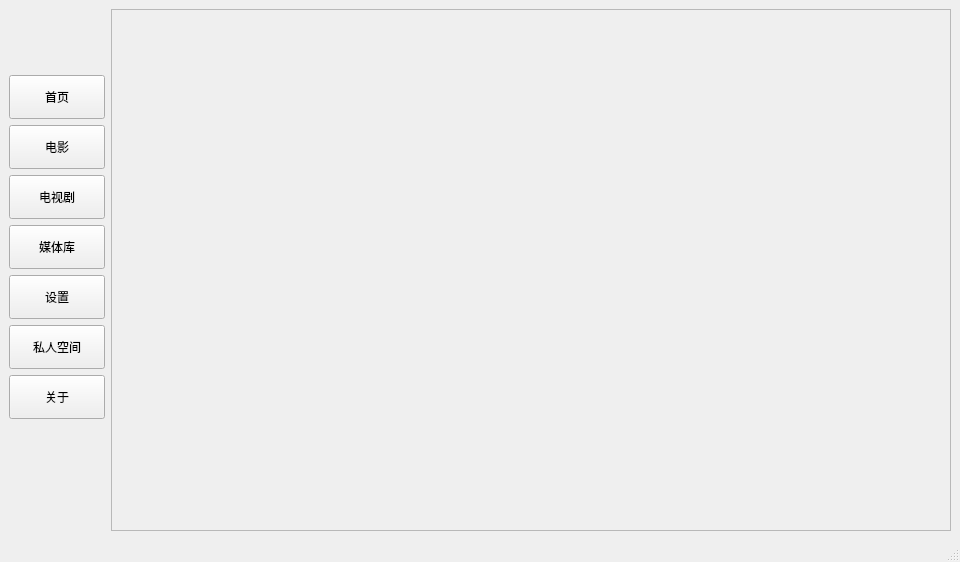
<?xml version="1.0" encoding="UTF-8"?>
<ui version="4.0">
 <class>MainWindow</class>
 <widget class="QMainWindow" name="MainWindow">
  <property name="geometry">
   <rect>
    <x>0</x>
    <y>0</y>
    <width>960</width>
    <height>562</height>
   </rect>
  </property>
  <property name="windowTitle">
   <string>影视收藏工具箱</string>
  </property>
  <property name="windowIcon">
   <iconset>
    <normaloff>C:/Users/Sugar/Desktop/电影视频.png</normaloff>C:/Users/Sugar/Desktop/电影视频.png</iconset>
  </property>
  <property name="styleSheet">
   <string notr="true">MainWindow{
    
	background-color: rgb(12, 12, 12);
}</string>
  </property>
  <widget class="QWidget" name="centralwidget">
   <property name="minimumSize">
    <size>
     <width>960</width>
     <height>540</height>
    </size>
   </property>
   <layout class="QGridLayout" name="gridLayout">
    <item row="5" column="0" alignment="Qt::AlignLeft">
     <widget class="QPushButton" name="settingsButton">
      <property name="minimumSize">
       <size>
        <width>96</width>
        <height>44</height>
       </size>
      </property>
      <property name="maximumSize">
       <size>
        <width>96</width>
        <height>44</height>
       </size>
      </property>
      <property name="text">
       <string>设置</string>
      </property>
      <property name="icon">
       <iconset>
        <normaloff>C:/Users/Sugar/Desktop/设 置 (1).png</normaloff>C:/Users/Sugar/Desktop/设 置 (1).png</iconset>
      </property>
     </widget>
    </item>
    <item row="1" column="0" alignment="Qt::AlignLeft">
     <widget class="QPushButton" name="homeButton">
      <property name="enabled">
       <bool>true</bool>
      </property>
      <property name="minimumSize">
       <size>
        <width>96</width>
        <height>44</height>
       </size>
      </property>
      <property name="maximumSize">
       <size>
        <width>96</width>
        <height>44</height>
       </size>
      </property>
      <property name="styleSheet">
       <string notr="true"/>
      </property>
      <property name="text">
       <string>首页</string>
      </property>
      <property name="icon">
       <iconset>
        <normaloff>C:/Users/Sugar/Desktop/首页 (1).png</normaloff>C:/Users/Sugar/Desktop/首页 (1).png</iconset>
      </property>
      <property name="autoDefault">
       <bool>false</bool>
      </property>
      <property name="default">
       <bool>false</bool>
      </property>
      <property name="flat">
       <bool>false</bool>
      </property>
     </widget>
    </item>
    <item row="0" column="0">
     <widget class="QLabel" name="label_2">
      <property name="minimumSize">
       <size>
        <width>60</width>
        <height>60</height>
       </size>
      </property>
      <property name="maximumSize">
       <size>
        <width>80</width>
        <height>80</height>
       </size>
      </property>
      <property name="text">
       <string/>
      </property>
      <property name="pixmap">
       <pixmap>ResourceFiles/images/u=1592900172,1428334957&amp;fm=26&amp;gp=0.jpg</pixmap>
      </property>
     </widget>
    </item>
    <item row="6" column="0" alignment="Qt::AlignLeft">
     <widget class="QPushButton" name="privateButton">
      <property name="minimumSize">
       <size>
        <width>96</width>
        <height>44</height>
       </size>
      </property>
      <property name="maximumSize">
       <size>
        <width>96</width>
        <height>44</height>
       </size>
      </property>
      <property name="text">
       <string>私人空间</string>
      </property>
      <property name="icon">
       <iconset>
        <normaloff>C:/Users/Sugar/Desktop/私人库.png</normaloff>C:/Users/Sugar/Desktop/私人库.png</iconset>
      </property>
      <property name="iconSize">
       <size>
        <width>16</width>
        <height>16</height>
       </size>
      </property>
     </widget>
    </item>
    <item row="4" column="0" alignment="Qt::AlignLeft">
     <widget class="QPushButton" name="mediaButton">
      <property name="minimumSize">
       <size>
        <width>96</width>
        <height>44</height>
       </size>
      </property>
      <property name="maximumSize">
       <size>
        <width>96</width>
        <height>44</height>
       </size>
      </property>
      <property name="text">
       <string>媒体库</string>
      </property>
      <property name="icon">
       <iconset>
        <normaloff>C:/Users/Sugar/Desktop/媒体资源.png</normaloff>C:/Users/Sugar/Desktop/媒体资源.png</iconset>
      </property>
     </widget>
    </item>
    <item row="2" column="0" alignment="Qt::AlignLeft">
     <widget class="QPushButton" name="movieButton">
      <property name="minimumSize">
       <size>
        <width>96</width>
        <height>44</height>
       </size>
      </property>
      <property name="maximumSize">
       <size>
        <width>96</width>
        <height>44</height>
       </size>
      </property>
      <property name="text">
       <string>电影</string>
      </property>
      <property name="icon">
       <iconset>
        <normaloff>C:/Users/Sugar/Desktop/电影视频.png</normaloff>C:/Users/Sugar/Desktop/电影视频.png</iconset>
      </property>
     </widget>
    </item>
    <item row="0" column="1" rowspan="10">
     <layout class="QGridLayout" name="showLayout">
      <property name="leftMargin">
       <number>0</number>
      </property>
      <item row="1" column="0">
       <widget class="QFrame" name="frame">
        <property name="frameShape">
         <enum>QFrame::StyledPanel</enum>
        </property>
        <property name="frameShadow">
         <enum>QFrame::Raised</enum>
        </property>
       </widget>
      </item>
     </layout>
    </item>
    <item row="7" column="0" alignment="Qt::AlignLeft">
     <widget class="QPushButton" name="aboutButton">
      <property name="sizePolicy">
       <sizepolicy hsizetype="Minimum" vsizetype="Fixed">
        <horstretch>0</horstretch>
        <verstretch>0</verstretch>
       </sizepolicy>
      </property>
      <property name="minimumSize">
       <size>
        <width>96</width>
        <height>44</height>
       </size>
      </property>
      <property name="maximumSize">
       <size>
        <width>96</width>
        <height>44</height>
       </size>
      </property>
      <property name="text">
       <string>关于</string>
      </property>
      <property name="icon">
       <iconset>
        <normaloff>C:/Users/Sugar/Desktop/关于.png</normaloff>C:/Users/Sugar/Desktop/关于.png</iconset>
      </property>
     </widget>
    </item>
    <item row="3" column="0" alignment="Qt::AlignLeft">
     <widget class="QPushButton" name="pushButton">
      <property name="minimumSize">
       <size>
        <width>96</width>
        <height>44</height>
       </size>
      </property>
      <property name="maximumSize">
       <size>
        <width>96</width>
        <height>44</height>
       </size>
      </property>
      <property name="text">
       <string>电视剧</string>
      </property>
      <property name="icon">
       <iconset>
        <normaloff>ResourceFiles/images/电影视频.png</normaloff>ResourceFiles/images/电影视频.png</iconset>
      </property>
     </widget>
    </item>
   </layout>
  </widget>
  <widget class="QStatusBar" name="statusbar"/>
 </widget>
 <tabstops>
  <tabstop>homeButton</tabstop>
  <tabstop>movieButton</tabstop>
  <tabstop>pushButton</tabstop>
  <tabstop>mediaButton</tabstop>
  <tabstop>settingsButton</tabstop>
  <tabstop>privateButton</tabstop>
  <tabstop>aboutButton</tabstop>
 </tabstops>
 <resources>
  <include location="ResourceFiles/images/logo.qrc"/>
  <include location="ResourceFiles/images/main.qrc"/>
 </resources>
 <connections/>
</ui>
